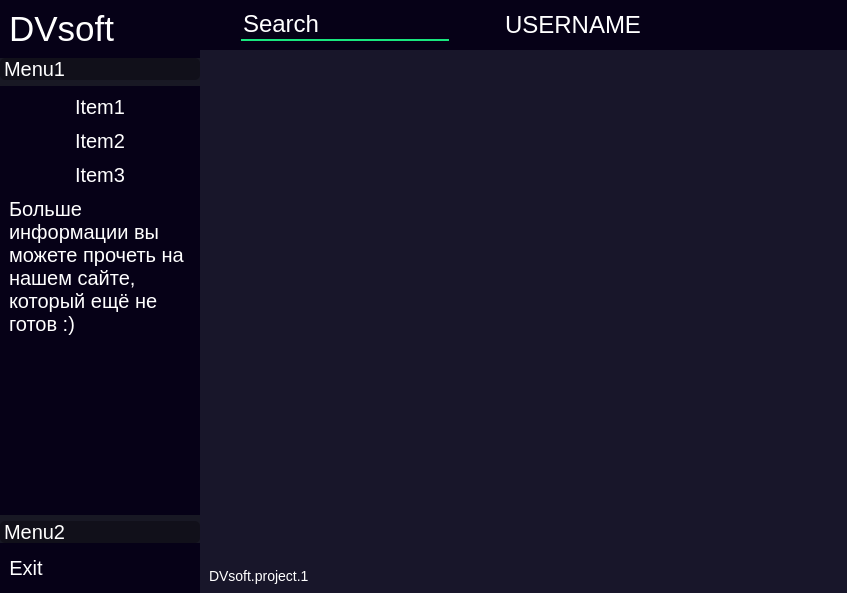
<?xml version="1.0" encoding="UTF-8"?>
<ui version="4.0">
 <class>MainWindow</class>
 <widget class="QMainWindow" name="MainWindow">
  <property name="geometry">
   <rect>
    <x>0</x>
    <y>0</y>
    <width>847</width>
    <height>593</height>
   </rect>
  </property>
  <property name="minimumSize">
   <size>
    <width>700</width>
    <height>480</height>
   </size>
  </property>
  <property name="windowTitle">
   <string>MainWindow</string>
  </property>
  <property name="styleSheet">
   <string notr="true">*{
background:#18162A;
border:none;
color:white;
}</string>
  </property>
  <widget class="QWidget" name="centralwidget">
   <property name="sizePolicy">
    <sizepolicy hsizetype="Expanding" vsizetype="Expanding">
     <horstretch>0</horstretch>
     <verstretch>0</verstretch>
    </sizepolicy>
   </property>
   <layout class="QHBoxLayout" stretch="0,0">
    <property name="spacing">
     <number>0</number>
    </property>
    <property name="leftMargin">
     <number>0</number>
    </property>
    <property name="topMargin">
     <number>0</number>
    </property>
    <property name="rightMargin">
     <number>0</number>
    </property>
    <property name="bottomMargin">
     <number>0</number>
    </property>
    <item>
     <widget class="QFrame" name="leftMenu">
      <property name="sizePolicy">
       <sizepolicy hsizetype="Preferred" vsizetype="Expanding">
        <horstretch>0</horstretch>
        <verstretch>0</verstretch>
       </sizepolicy>
      </property>
      <property name="minimumSize">
       <size>
        <width>200</width>
        <height>0</height>
       </size>
      </property>
      <property name="maximumSize">
       <size>
        <width>0</width>
        <height>16777215</height>
       </size>
      </property>
      <property name="styleSheet">
       <string notr="true">background:#060117; border:none;</string>
      </property>
      <property name="frameShape">
       <enum>QFrame::StyledPanel</enum>
      </property>
      <property name="frameShadow">
       <enum>QFrame::Raised</enum>
      </property>
      <property name="lineWidth">
       <number>0</number>
      </property>
      <layout class="QVBoxLayout" name="verticalLayout_2">
       <property name="spacing">
        <number>0</number>
       </property>
       <property name="leftMargin">
        <number>0</number>
       </property>
       <property name="topMargin">
        <number>0</number>
       </property>
       <property name="rightMargin">
        <number>0</number>
       </property>
       <property name="bottomMargin">
        <number>0</number>
       </property>
       <item alignment="Qt::AlignTop">
        <widget class="QFrame" name="frame_4">
         <property name="minimumSize">
          <size>
           <width>0</width>
           <height>50</height>
          </size>
         </property>
         <property name="frameShape">
          <enum>QFrame::StyledPanel</enum>
         </property>
         <property name="frameShadow">
          <enum>QFrame::Raised</enum>
         </property>
         <layout class="QVBoxLayout" name="verticalLayout_3">
          <item alignment="Qt::AlignTop">
           <widget class="QLabel" name="label">
            <property name="font">
             <font>
              <pointsize>-1</pointsize>
             </font>
            </property>
            <property name="styleSheet">
             <string notr="true">color:white; font-size:35px;</string>
            </property>
            <property name="text">
             <string>DVsoft</string>
            </property>
           </widget>
          </item>
         </layout>
        </widget>
       </item>
       <item>
        <widget class="QFrame" name="frame_5">
         <property name="sizePolicy">
          <sizepolicy hsizetype="Preferred" vsizetype="Expanding">
           <horstretch>0</horstretch>
           <verstretch>0</verstretch>
          </sizepolicy>
         </property>
         <property name="frameShape">
          <enum>QFrame::StyledPanel</enum>
         </property>
         <property name="frameShadow">
          <enum>QFrame::Raised</enum>
         </property>
         <layout class="QVBoxLayout" name="verticalLayout_4">
          <property name="spacing">
           <number>0</number>
          </property>
          <property name="leftMargin">
           <number>0</number>
          </property>
          <property name="topMargin">
           <number>0</number>
          </property>
          <property name="rightMargin">
           <number>0</number>
          </property>
          <property name="bottomMargin">
           <number>0</number>
          </property>
          <item>
           <widget class="QToolBox" name="Menu2">
            <property name="styleSheet">
             <string notr="true">QToolBox{
	background-color:rgb(24,24,36);
	text-align:left;
	font-size:20px;
	color:white;
}
QToolBox::tab{
	border-radius:5px;
	background-color:rgb(17,16,26);
	text-align:left;
	font-size:20px;
	color:white;
}</string>
            </property>
            <property name="currentIndex">
             <number>0</number>
            </property>
            <widget class="QWidget" name="Menu1">
             <property name="geometry">
              <rect>
               <x>0</x>
               <y>0</y>
               <width>200</width>
               <height>407</height>
              </rect>
             </property>
             <property name="styleSheet">
              <string notr="true"/>
             </property>
             <attribute name="icon">
              <iconset resource="icons/icons.qrc">
               <normaloff>:/icons/strelka3.svg</normaloff>:/icons/strelka3.svg</iconset>
             </attribute>
             <attribute name="label">
              <string>Menu1</string>
             </attribute>
             <layout class="QVBoxLayout" name="verticalLayout_5">
              <item alignment="Qt::AlignTop">
               <widget class="QFrame" name="frame_7">
                <property name="frameShape">
                 <enum>QFrame::StyledPanel</enum>
                </property>
                <property name="frameShadow">
                 <enum>QFrame::Raised</enum>
                </property>
                <layout class="QVBoxLayout" name="verticalLayout_6">
                 <property name="spacing">
                  <number>10</number>
                 </property>
                 <property name="leftMargin">
                  <number>0</number>
                 </property>
                 <property name="topMargin">
                  <number>0</number>
                 </property>
                 <property name="rightMargin">
                  <number>0</number>
                 </property>
                 <property name="bottomMargin">
                  <number>0</number>
                 </property>
                 <item>
                  <widget class="QPushButton" name="pushButton">
                   <property name="styleSheet">
                    <string notr="true">font-size:20px</string>
                   </property>
                   <property name="text">
                    <string>Item1</string>
                   </property>
                  </widget>
                 </item>
                 <item>
                  <widget class="QPushButton" name="pushButton_2">
                   <property name="styleSheet">
                    <string notr="true">font-size:20px</string>
                   </property>
                   <property name="text">
                    <string>Item2</string>
                   </property>
                  </widget>
                 </item>
                 <item>
                  <widget class="QPushButton" name="pushButton_3">
                   <property name="styleSheet">
                    <string notr="true">font-size:20px</string>
                   </property>
                   <property name="text">
                    <string>Item3</string>
                   </property>
                  </widget>
                 </item>
                 <item>
                  <widget class="QLabel" name="label_7">
                   <property name="styleSheet">
                    <string notr="true">font-size:20px;</string>
                   </property>
                   <property name="text">
                    <string>Больше информации вы можете прочеть на нашем сайте, который ещё не готов :)</string>
                   </property>
                   <property name="wordWrap">
                    <bool>true</bool>
                   </property>
                  </widget>
                 </item>
                </layout>
               </widget>
              </item>
             </layout>
            </widget>
            <widget class="QWidget" name="menu2">
             <property name="geometry">
              <rect>
               <x>0</x>
               <y>0</y>
               <width>200</width>
               <height>407</height>
              </rect>
             </property>
             <attribute name="icon">
              <iconset resource="icons/icons.qrc">
               <normaloff>:/icons/strelka3.svg</normaloff>:/icons/strelka3.svg</iconset>
             </attribute>
             <attribute name="label">
              <string>Menu2</string>
             </attribute>
             <layout class="QVBoxLayout" name="verticalLayout_7">
              <item>
               <widget class="QFrame" name="frame_8">
                <property name="frameShape">
                 <enum>QFrame::StyledPanel</enum>
                </property>
                <property name="frameShadow">
                 <enum>QFrame::Raised</enum>
                </property>
                <layout class="QVBoxLayout" name="verticalLayout_8">
                 <property name="spacing">
                  <number>15</number>
                 </property>
                 <property name="leftMargin">
                  <number>0</number>
                 </property>
                 <property name="topMargin">
                  <number>0</number>
                 </property>
                 <property name="rightMargin">
                  <number>0</number>
                 </property>
                 <property name="bottomMargin">
                  <number>0</number>
                 </property>
                 <item>
                  <widget class="QPushButton" name="pushButton_4">
                   <property name="styleSheet">
                    <string notr="true">font-size:20px;</string>
                   </property>
                   <property name="text">
                    <string>PushButton</string>
                   </property>
                  </widget>
                 </item>
                 <item>
                  <widget class="QPushButton" name="pushButton_5">
                   <property name="styleSheet">
                    <string notr="true">font-size:20px</string>
                   </property>
                   <property name="text">
                    <string>PushButton</string>
                   </property>
                  </widget>
                 </item>
                 <item>
                  <widget class="QLabel" name="label_2">
                   <property name="styleSheet">
                    <string notr="true">font-size:20px;</string>
                   </property>
                   <property name="text">
                    <string>Больше информации вы можете прочеть на нашем сайте, который ещё не готов :)</string>
                   </property>
                   <property name="wordWrap">
                    <bool>true</bool>
                   </property>
                  </widget>
                 </item>
                </layout>
               </widget>
              </item>
             </layout>
            </widget>
           </widget>
          </item>
         </layout>
        </widget>
       </item>
       <item>
        <widget class="QFrame" name="frame_6">
         <property name="minimumSize">
          <size>
           <width>0</width>
           <height>50</height>
          </size>
         </property>
         <property name="frameShape">
          <enum>QFrame::StyledPanel</enum>
         </property>
         <property name="frameShadow">
          <enum>QFrame::Raised</enum>
         </property>
         <layout class="QHBoxLayout" name="horizontalLayout_8">
          <item alignment="Qt::AlignLeft">
           <widget class="QPushButton" name="pushButton_12">
            <property name="styleSheet">
             <string notr="true">font-size:20px;</string>
            </property>
            <property name="text">
             <string>Exit</string>
            </property>
            <property name="icon">
             <iconset resource="icons/icons.qrc">
              <normaloff>:/icons/выход.svg</normaloff>:/icons/выход.svg</iconset>
            </property>
           </widget>
          </item>
         </layout>
        </widget>
       </item>
      </layout>
     </widget>
    </item>
    <item>
     <widget class="QFrame" name="MainFrame">
      <property name="styleSheet">
       <string notr="true">border:none;</string>
      </property>
      <property name="frameShape">
       <enum>QFrame::StyledPanel</enum>
      </property>
      <property name="frameShadow">
       <enum>QFrame::Raised</enum>
      </property>
      <layout class="QVBoxLayout" name="verticalLayout">
       <property name="spacing">
        <number>0</number>
       </property>
       <property name="leftMargin">
        <number>0</number>
       </property>
       <property name="topMargin">
        <number>0</number>
       </property>
       <property name="rightMargin">
        <number>0</number>
       </property>
       <property name="bottomMargin">
        <number>0</number>
       </property>
       <item>
        <widget class="QFrame" name="header">
         <property name="minimumSize">
          <size>
           <width>0</width>
           <height>50</height>
          </size>
         </property>
         <property name="styleSheet">
          <string notr="true">background:#060117; border:none;</string>
         </property>
         <property name="frameShape">
          <enum>QFrame::StyledPanel</enum>
         </property>
         <property name="frameShadow">
          <enum>QFrame::Raised</enum>
         </property>
         <property name="lineWidth">
          <number>0</number>
         </property>
         <layout class="QHBoxLayout" name="horizontalLayout_2">
          <item alignment="Qt::AlignLeft">
           <widget class="QFrame" name="frame">
            <property name="frameShape">
             <enum>QFrame::StyledPanel</enum>
            </property>
            <property name="frameShadow">
             <enum>QFrame::Raised</enum>
            </property>
            <layout class="QHBoxLayout" name="horizontalLayout">
             <property name="spacing">
              <number>0</number>
             </property>
             <property name="leftMargin">
              <number>0</number>
             </property>
             <property name="topMargin">
              <number>0</number>
             </property>
             <property name="rightMargin">
              <number>0</number>
             </property>
             <property name="bottomMargin">
              <number>0</number>
             </property>
             <item>
              <widget class="QPushButton" name="pushButton_11">
               <property name="text">
                <string/>
               </property>
               <property name="icon">
                <iconset resource="icons/icons.qrc">
                 <normaloff>:/icons/свернуть бар.svg</normaloff>:/icons/свернуть бар.svg</iconset>
               </property>
               <property name="iconSize">
                <size>
                 <width>32</width>
                 <height>32</height>
                </size>
               </property>
              </widget>
             </item>
             <item>
              <widget class="QLineEdit" name="lineEdit">
               <property name="styleSheet">
                <string notr="true">border-bottom:2px solid #19E67E;
font-size:24px;</string>
               </property>
               <property name="text">
                <string>Search</string>
               </property>
              </widget>
             </item>
             <item>
              <widget class="QPushButton" name="pushButton_10">
               <property name="text">
                <string/>
               </property>
               <property name="icon">
                <iconset resource="icons/icons.qrc">
                 <normaloff>:/icons/search.svg</normaloff>:/icons/search.svg</iconset>
               </property>
               <property name="iconSize">
                <size>
                 <width>32</width>
                 <height>32</height>
                </size>
               </property>
              </widget>
             </item>
            </layout>
           </widget>
          </item>
          <item alignment="Qt::AlignHCenter">
           <widget class="QFrame" name="frame_2">
            <property name="frameShape">
             <enum>QFrame::StyledPanel</enum>
            </property>
            <property name="frameShadow">
             <enum>QFrame::Raised</enum>
            </property>
            <layout class="QHBoxLayout" name="horizontalLayout_4">
             <property name="spacing">
              <number>0</number>
             </property>
             <property name="leftMargin">
              <number>0</number>
             </property>
             <property name="topMargin">
              <number>0</number>
             </property>
             <property name="rightMargin">
              <number>0</number>
             </property>
             <property name="bottomMargin">
              <number>0</number>
             </property>
             <item alignment="Qt::AlignLeft">
              <widget class="QPushButton" name="pushButton_9">
               <property name="styleSheet">
                <string notr="true">font-size:24px;</string>
               </property>
               <property name="text">
                <string>USERNAME</string>
               </property>
               <property name="icon">
                <iconset resource="icons/icons.qrc">
                 <normaloff>:/icons/пользователь.svg</normaloff>:/icons/пользователь.svg</iconset>
               </property>
               <property name="iconSize">
                <size>
                 <width>32</width>
                 <height>32</height>
                </size>
               </property>
              </widget>
             </item>
            </layout>
           </widget>
          </item>
          <item alignment="Qt::AlignRight">
           <widget class="QFrame" name="frame_3">
            <property name="frameShape">
             <enum>QFrame::StyledPanel</enum>
            </property>
            <property name="frameShadow">
             <enum>QFrame::Raised</enum>
            </property>
            <layout class="QHBoxLayout" name="horizontalLayout_3">
             <property name="spacing">
              <number>0</number>
             </property>
             <property name="leftMargin">
              <number>0</number>
             </property>
             <property name="topMargin">
              <number>0</number>
             </property>
             <property name="rightMargin">
              <number>0</number>
             </property>
             <property name="bottomMargin">
              <number>0</number>
             </property>
             <item>
              <widget class="QPushButton" name="pushButton_6">
               <property name="text">
                <string/>
               </property>
               <property name="icon">
                <iconset resource="icons/icons.qrc">
                 <normaloff>:/icons/свернуть.svg</normaloff>:/icons/свернуть.svg</iconset>
               </property>
               <property name="iconSize">
                <size>
                 <width>45</width>
                 <height>45</height>
                </size>
               </property>
              </widget>
             </item>
             <item>
              <widget class="QPushButton" name="pushButton_7">
               <property name="text">
                <string/>
               </property>
               <property name="icon">
                <iconset resource="icons/icons.qrc">
                 <normaloff>:/icons/двойная диагональная стрелка.svg</normaloff>:/icons/двойная диагональная стрелка.svg</iconset>
               </property>
               <property name="iconSize">
                <size>
                 <width>30</width>
                 <height>40</height>
                </size>
               </property>
              </widget>
             </item>
             <item>
              <widget class="QPushButton" name="pushButton_8">
               <property name="text">
                <string/>
               </property>
               <property name="icon">
                <iconset resource="icons/icons.qrc">
                 <normaloff>:/icons/x.svg</normaloff>:/icons/x.svg</iconset>
               </property>
               <property name="iconSize">
                <size>
                 <width>40</width>
                 <height>40</height>
                </size>
               </property>
              </widget>
             </item>
            </layout>
           </widget>
          </item>
         </layout>
        </widget>
       </item>
       <item>
        <widget class="QFrame" name="main">
         <property name="sizePolicy">
          <sizepolicy hsizetype="Preferred" vsizetype="Expanding">
           <horstretch>0</horstretch>
           <verstretch>0</verstretch>
          </sizepolicy>
         </property>
         <property name="font">
          <font>
           <stylestrategy>PreferDefault</stylestrategy>
          </font>
         </property>
         <property name="autoFillBackground">
          <bool>false</bool>
         </property>
         <property name="frameShape">
          <enum>QFrame::StyledPanel</enum>
         </property>
         <property name="frameShadow">
          <enum>QFrame::Raised</enum>
         </property>
         <layout class="QHBoxLayout" name="horizontalLayout_9">
          <property name="spacing">
           <number>0</number>
          </property>
          <property name="leftMargin">
           <number>0</number>
          </property>
          <property name="topMargin">
           <number>0</number>
          </property>
          <property name="rightMargin">
           <number>0</number>
          </property>
          <property name="bottomMargin">
           <number>0</number>
          </property>
          <item>
           <widget class="QFrame" name="frame_11">
            <property name="frameShape">
             <enum>QFrame::StyledPanel</enum>
            </property>
            <property name="frameShadow">
             <enum>QFrame::Raised</enum>
            </property>
            <widget class="QGraphicsView" name="graphicsView">
             <property name="geometry">
              <rect>
               <x>280</x>
               <y>120</y>
               <width>256</width>
               <height>192</height>
              </rect>
             </property>
            </widget>
           </widget>
          </item>
         </layout>
        </widget>
       </item>
       <item>
        <widget class="QFrame" name="footer">
         <property name="minimumSize">
          <size>
           <width>50</width>
           <height>50</height>
          </size>
         </property>
         <property name="frameShape">
          <enum>QFrame::StyledPanel</enum>
         </property>
         <property name="frameShadow">
          <enum>QFrame::Raised</enum>
         </property>
         <layout class="QHBoxLayout" name="horizontalLayout_5">
          <property name="spacing">
           <number>0</number>
          </property>
          <property name="leftMargin">
           <number>0</number>
          </property>
          <property name="topMargin">
           <number>0</number>
          </property>
          <property name="rightMargin">
           <number>0</number>
          </property>
          <property name="bottomMargin">
           <number>0</number>
          </property>
          <item alignment="Qt::AlignLeft">
           <widget class="QFrame" name="frame_10">
            <property name="frameShape">
             <enum>QFrame::StyledPanel</enum>
            </property>
            <property name="frameShadow">
             <enum>QFrame::Raised</enum>
            </property>
            <layout class="QHBoxLayout" name="horizontalLayout_6">
             <item alignment="Qt::AlignLeft|Qt::AlignBottom">
              <widget class="QLabel" name="label_4">
               <property name="styleSheet">
                <string notr="true">font-size:14px;
</string>
               </property>
               <property name="text">
                <string>DVsoft.project.1</string>
               </property>
              </widget>
             </item>
            </layout>
           </widget>
          </item>
          <item>
           <widget class="QFrame" name="frame_9">
            <property name="sizePolicy">
             <sizepolicy hsizetype="Expanding" vsizetype="Preferred">
              <horstretch>0</horstretch>
              <verstretch>0</verstretch>
             </sizepolicy>
            </property>
            <property name="frameShape">
             <enum>QFrame::StyledPanel</enum>
            </property>
            <property name="frameShadow">
             <enum>QFrame::Raised</enum>
            </property>
            <layout class="QHBoxLayout" name="horizontalLayout_7"/>
           </widget>
          </item>
         </layout>
        </widget>
       </item>
      </layout>
     </widget>
    </item>
   </layout>
  </widget>
 </widget>
 <resources>
  <include location="icons/icons.qrc"/>
 </resources>
 <connections/>
</ui>
